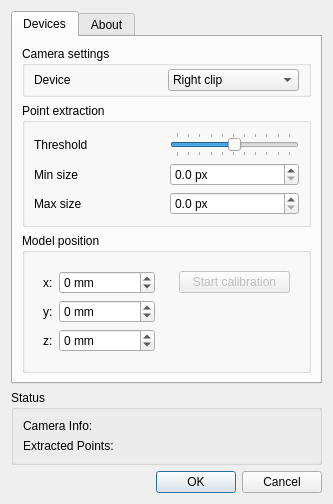
<?xml version="1.0" encoding="UTF-8"?>
<ui version="4.0">
 <class>UICPTClientControls</class>
 <widget class="QWidget" name="UICPTClientControls">
  <property name="windowModality">
   <enum>Qt::NonModal</enum>
  </property>
  <property name="geometry">
   <rect>
    <x>0</x>
    <y>0</y>
    <width>333</width>
    <height>492</height>
   </rect>
  </property>
  <property name="sizePolicy">
   <sizepolicy hsizetype="Maximum" vsizetype="Maximum">
    <horstretch>0</horstretch>
    <verstretch>0</verstretch>
   </sizepolicy>
  </property>
  <property name="windowTitle">
   <string>PointTracker Settings</string>
  </property>
  <property name="windowIcon">
   <iconset resource="ftnoir_tracker_pt.qrc">
    <normaloff>:/Resources/Logo_IR.png</normaloff>:/Resources/Logo_IR.png</iconset>
  </property>
  <property name="layoutDirection">
   <enum>Qt::LeftToRight</enum>
  </property>
  <property name="autoFillBackground">
   <bool>false</bool>
  </property>
  <layout class="QGridLayout" name="gridLayout">
   <item row="1" column="0">
    <widget class="QGroupBox" name="groupBox_5">
     <property name="sizePolicy">
      <sizepolicy hsizetype="Preferred" vsizetype="Maximum">
       <horstretch>0</horstretch>
       <verstretch>0</verstretch>
      </sizepolicy>
     </property>
     <property name="title">
      <string>Status</string>
     </property>
     <layout class="QGridLayout" name="gridLayout_10">
      <item row="1" column="0">
       <widget class="QLabel" name="label_3">
        <property name="text">
         <string>Extracted Points:</string>
        </property>
       </widget>
      </item>
      <item row="0" column="0">
       <widget class="QLabel" name="label_38">
        <property name="text">
         <string>Camera Info:</string>
        </property>
       </widget>
      </item>
      <item row="1" column="1">
       <widget class="QLabel" name="pointinfo_label">
        <property name="minimumSize">
         <size>
          <width>50</width>
          <height>0</height>
         </size>
        </property>
        <property name="text">
         <string/>
        </property>
       </widget>
      </item>
      <item row="0" column="1">
       <widget class="QLabel" name="caminfo_label">
        <property name="sizePolicy">
         <sizepolicy hsizetype="Preferred" vsizetype="Preferred">
          <horstretch>0</horstretch>
          <verstretch>0</verstretch>
         </sizepolicy>
        </property>
        <property name="minimumSize">
         <size>
          <width>120</width>
          <height>0</height>
         </size>
        </property>
        <property name="text">
         <string/>
        </property>
       </widget>
      </item>
     </layout>
    </widget>
   </item>
   <item row="2" column="0">
    <widget class="QDialogButtonBox" name="buttonBox">
     <property name="standardButtons">
      <set>QDialogButtonBox::Cancel|QDialogButtonBox::Ok</set>
     </property>
    </widget>
   </item>
   <item row="0" column="0">
    <widget class="QTabWidget" name="tabWidget">
     <property name="sizePolicy">
      <sizepolicy hsizetype="Minimum" vsizetype="Minimum">
       <horstretch>0</horstretch>
       <verstretch>0</verstretch>
      </sizepolicy>
     </property>
     <property name="locale">
      <locale language="English" country="UnitedStates"/>
     </property>
     <property name="currentIndex">
      <number>0</number>
     </property>
     <widget class="QWidget" name="tab_2">
      <attribute name="title">
       <string>Devices</string>
      </attribute>
      <layout class="QVBoxLayout" name="verticalLayout_3">
       <item>
        <widget class="QGroupBox" name="groupBox">
         <property name="title">
          <string>Camera settings</string>
         </property>
         <layout class="QHBoxLayout" name="horizontalLayout">
          <property name="spacing">
           <number>2</number>
          </property>
          <property name="topMargin">
           <number>2</number>
          </property>
          <property name="bottomMargin">
           <number>2</number>
          </property>
          <item>
           <widget class="QLabel" name="label_2">
            <property name="sizePolicy">
             <sizepolicy hsizetype="Preferred" vsizetype="Preferred">
              <horstretch>0</horstretch>
              <verstretch>0</verstretch>
             </sizepolicy>
            </property>
            <property name="text">
             <string>Device</string>
            </property>
            <property name="buddy">
             <cstring>model_used</cstring>
            </property>
           </widget>
          </item>
          <item>
           <widget class="QComboBox" name="model_used">
            <property name="sizePolicy">
             <sizepolicy hsizetype="Preferred" vsizetype="Fixed">
              <horstretch>0</horstretch>
              <verstretch>0</verstretch>
             </sizepolicy>
            </property>
            <property name="minimumContentsLength">
             <number>10</number>
            </property>
            <item>
             <property name="text">
              <string>Right clip</string>
             </property>
            </item>
            <item>
             <property name="text">
              <string>Left clip</string>
             </property>
            </item>
            <item>
             <property name="text">
              <string>Hat</string>
             </property>
            </item>
           </widget>
          </item>
         </layout>
        </widget>
       </item>
       <item>
        <widget class="QGroupBox" name="groupBox_2">
         <property name="title">
          <string>Point extraction</string>
         </property>
         <layout class="QGridLayout" name="gridLayout_3">
          <item row="0" column="0">
           <widget class="QLabel" name="label">
            <property name="text">
             <string>Threshold</string>
            </property>
            <property name="buddy">
             <cstring>threshold_slider</cstring>
            </property>
           </widget>
          </item>
          <item row="0" column="1">
           <widget class="QSlider" name="threshold_slider">
            <property name="sizePolicy">
             <sizepolicy hsizetype="Preferred" vsizetype="Maximum">
              <horstretch>0</horstretch>
              <verstretch>0</verstretch>
             </sizepolicy>
            </property>
            <property name="toolTip">
             <string>Intensity threshold for point extraction</string>
            </property>
            <property name="maximum">
             <number>255</number>
            </property>
            <property name="pageStep">
             <number>1</number>
            </property>
            <property name="value">
             <number>127</number>
            </property>
            <property name="orientation">
             <enum>Qt::Horizontal</enum>
            </property>
            <property name="tickPosition">
             <enum>QSlider::TicksBothSides</enum>
            </property>
            <property name="tickInterval">
             <number>25</number>
            </property>
           </widget>
          </item>
          <item row="1" column="0">
           <widget class="QLabel" name="label_7">
            <property name="text">
             <string>Min size</string>
            </property>
            <property name="buddy">
             <cstring>mindiam_spin</cstring>
            </property>
           </widget>
          </item>
          <item row="1" column="1">
           <widget class="QDoubleSpinBox" name="mindiam_spin">
            <property name="sizePolicy">
             <sizepolicy hsizetype="Minimum" vsizetype="Maximum">
              <horstretch>0</horstretch>
              <verstretch>0</verstretch>
             </sizepolicy>
            </property>
            <property name="toolTip">
             <string>Minimum point diameter</string>
            </property>
            <property name="suffix">
             <string> px</string>
            </property>
            <property name="decimals">
             <number>1</number>
            </property>
            <property name="singleStep">
             <double>0.100000000000000</double>
            </property>
           </widget>
          </item>
          <item row="2" column="0">
           <widget class="QLabel" name="label_8">
            <property name="text">
             <string>Max size</string>
            </property>
            <property name="buddy">
             <cstring>maxdiam_spin</cstring>
            </property>
           </widget>
          </item>
          <item row="2" column="1">
           <widget class="QDoubleSpinBox" name="maxdiam_spin">
            <property name="sizePolicy">
             <sizepolicy hsizetype="Minimum" vsizetype="Maximum">
              <horstretch>0</horstretch>
              <verstretch>0</verstretch>
             </sizepolicy>
            </property>
            <property name="toolTip">
             <string>Maximum point diameter</string>
            </property>
            <property name="suffix">
             <string> px</string>
            </property>
            <property name="decimals">
             <number>1</number>
            </property>
            <property name="singleStep">
             <double>0.100000000000000</double>
            </property>
           </widget>
          </item>
         </layout>
        </widget>
       </item>
       <item>
        <widget class="QGroupBox" name="groupBox_10">
         <property name="sizePolicy">
          <sizepolicy hsizetype="Preferred" vsizetype="Preferred">
           <horstretch>0</horstretch>
           <verstretch>0</verstretch>
          </sizepolicy>
         </property>
         <property name="title">
          <string>Model position</string>
         </property>
         <layout class="QGridLayout" name="gridLayout_4">
          <item row="0" column="0">
           <widget class="QFrame" name="frame_2">
            <property name="frameShape">
             <enum>QFrame::NoFrame</enum>
            </property>
            <property name="frameShadow">
             <enum>QFrame::Raised</enum>
            </property>
            <layout class="QGridLayout" name="gridLayout_11">
             <item row="0" column="0">
              <widget class="QLabel" name="label_61">
               <property name="sizePolicy">
                <sizepolicy hsizetype="Maximum" vsizetype="Preferred">
                 <horstretch>0</horstretch>
                 <verstretch>0</verstretch>
                </sizepolicy>
               </property>
               <property name="text">
                <string>x:</string>
               </property>
              </widget>
             </item>
             <item row="0" column="1">
              <widget class="QSpinBox" name="tx_spin">
               <property name="suffix">
                <string> mm</string>
               </property>
               <property name="minimum">
                <number>-65535</number>
               </property>
               <property name="maximum">
                <number>65536</number>
               </property>
              </widget>
             </item>
             <item row="1" column="0">
              <widget class="QLabel" name="label_62">
               <property name="sizePolicy">
                <sizepolicy hsizetype="Maximum" vsizetype="Preferred">
                 <horstretch>0</horstretch>
                 <verstretch>0</verstretch>
                </sizepolicy>
               </property>
               <property name="text">
                <string>y:</string>
               </property>
              </widget>
             </item>
             <item row="1" column="1">
              <widget class="QSpinBox" name="ty_spin">
               <property name="suffix">
                <string> mm</string>
               </property>
               <property name="minimum">
                <number>-65535</number>
               </property>
               <property name="maximum">
                <number>65536</number>
               </property>
              </widget>
             </item>
             <item row="2" column="0">
              <widget class="QLabel" name="label_66">
               <property name="sizePolicy">
                <sizepolicy hsizetype="Maximum" vsizetype="Preferred">
                 <horstretch>0</horstretch>
                 <verstretch>0</verstretch>
                </sizepolicy>
               </property>
               <property name="text">
                <string>z:</string>
               </property>
              </widget>
             </item>
             <item row="2" column="1">
              <widget class="QSpinBox" name="tz_spin">
               <property name="suffix">
                <string> mm</string>
               </property>
               <property name="minimum">
                <number>-65535</number>
               </property>
               <property name="maximum">
                <number>65536</number>
               </property>
              </widget>
             </item>
            </layout>
           </widget>
          </item>
          <item row="0" column="1">
           <widget class="QFrame" name="frame">
            <layout class="QVBoxLayout" name="verticalLayout">
             <property name="spacing">
              <number>4</number>
             </property>
             <item>
              <widget class="QPushButton" name="tcalib_button">
               <property name="enabled">
                <bool>false</bool>
               </property>
               <property name="sizePolicy">
                <sizepolicy hsizetype="Minimum" vsizetype="Maximum">
                 <horstretch>0</horstretch>
                 <verstretch>0</verstretch>
                </sizepolicy>
               </property>
               <property name="text">
                <string>Start calibration</string>
               </property>
               <property name="checkable">
                <bool>true</bool>
               </property>
              </widget>
             </item>
             <item>
              <widget class="QLabel" name="sample_count_display">
               <property name="text">
                <string/>
               </property>
               <property name="wordWrap">
                <bool>true</bool>
               </property>
              </widget>
             </item>
            </layout>
           </widget>
          </item>
         </layout>
        </widget>
       </item>
      </layout>
     </widget>
     <widget class="QWidget" name="tab_3">
      <attribute name="title">
       <string>About</string>
      </attribute>
      <layout class="QGridLayout" name="gridLayout_8">
       <item row="0" column="0">
        <widget class="QLabel" name="label_10">
         <property name="text">
          <string>&lt;html&gt;&lt;head/&gt;&lt;body&gt;&lt;p&gt;&lt;span style=&quot; font-weight:600;&quot;&gt;FTNoIR PointTracker Plugin&lt;br/&gt;Version 1.1&lt;/span&gt;&lt;/p&gt;&lt;p&gt;&lt;span style=&quot; font-weight:600;&quot;&gt;by Patrick Ruoff&lt;/span&gt;&lt;/p&gt;&lt;p&gt;&lt;a href=&quot;http://ftnoirpt.sourceforge.net/&quot;&gt;&lt;span style=&quot; font-weight:600; text-decoration: underline; color:#0000ff;&quot;&gt;Manual (external)&lt;/span&gt;&lt;/a&gt;&lt;/p&gt;&lt;/body&gt;&lt;/html&gt;</string>
         </property>
         <property name="alignment">
          <set>Qt::AlignLeading|Qt::AlignLeft|Qt::AlignTop</set>
         </property>
         <property name="openExternalLinks">
          <bool>true</bool>
         </property>
        </widget>
       </item>
       <item row="0" column="1">
        <widget class="QLabel" name="label_35">
         <property name="text">
          <string/>
         </property>
         <property name="pixmap">
          <pixmap resource="ftnoir_tracker_pt.qrc">:/Resources/Logo_IR.png</pixmap>
         </property>
         <property name="alignment">
          <set>Qt::AlignLeading|Qt::AlignLeft|Qt::AlignTop</set>
         </property>
        </widget>
       </item>
      </layout>
     </widget>
    </widget>
   </item>
  </layout>
 </widget>
 <tabstops>
  <tabstop>tabWidget</tabstop>
 </tabstops>
 <resources>
  <include location="ftnoir_tracker_pt.qrc"/>
 </resources>
 <connections/>
 <slots>
  <slot>startEngineClicked()</slot>
  <slot>stopEngineClicked()</slot>
  <slot>cameraSettingsClicked()</slot>
 </slots>
</ui>
